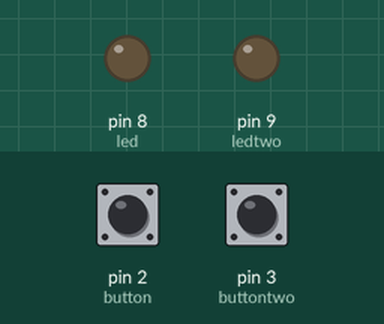
Recording of a sketch running on a simulated Arduino Uno, built with avr-gcc and run on an emulated ATmega328P. Parts: output pins drawn as LEDs (lit = HIGH). The test bench sets the inputs (shaded band); at power-on: pin 2 (button) LOW, pin 3 (buttontwo) LOW.

Above: at 4.8 s.
4.9 s: pin 2 (button) pulled HIGH for 0.15 s
At 10.6 s:
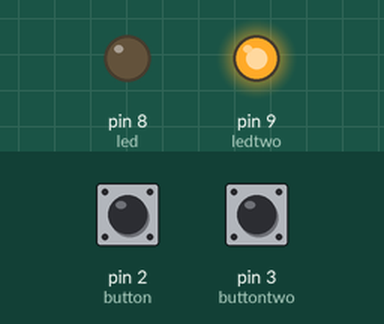
At 12.3 s:
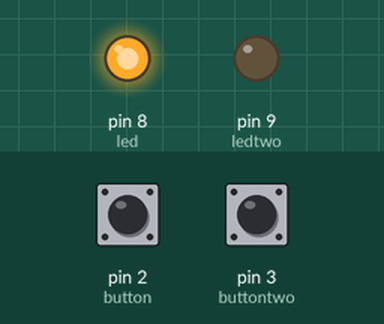
Timing chart, 0 to 14.3 s (numbered marks = the images above; inputs shaded):
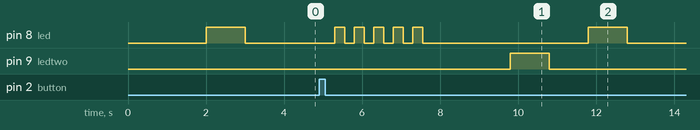

Measured:
- after the input at 4.9 s, pin 8 (led): goes 4 × (HIGH 0.25 s, LOW 0.25 s), HIGH 0.25 s, LOW 4.3 s, HIGH 1.0 s, then LOW, starting after 0.40 s; pin 9 (ledtwo): LOW → HIGH after 4.9 s, → LOW 1.0 s later

The sketch:

simonsay.ino
```cpp
    int led = 8;
    int button = 2;
    int ledtwo = 9;
    int buttontwo = 3;
    void setup() {
      pinMode(led, OUTPUT);
      pinMode(button, INPUT);
      pinMode(ledtwo, OUTPUT);
      pinMode(buttontwo, INPUT);
    }
    void mig(int a) {
      digitalWrite(led, LOW);
      digitalWrite(ledtwo, LOW);
      if (a == 1) {
        digitalWrite(led, HIGH);
        delay(1000);
        digitalWrite(led, LOW);
        delay(1000);
      }
      if (a == 2){
        digitalWrite(ledtwo, HIGH);
        delay(1000);
        digitalWrite(ledtwo, LOW);
        delay(1000);
      }
    }
    void fullmig(long a) {
      int b;
      while (a!=0) {
        b = a % 10;
        a = a/10;
        mig(b);
      }
    }
    int sborskn(){
      int x=0;
      while (x==0) {
        if (digitalRead(button) == HIGH) {
          x=1;
          while(digitalRead(button) == HIGH){}
        }
        if (digitalRead(buttontwo) == HIGH) {
          x=2;
          while(digitalRead(buttontwo) == HIGH){}
        }
      }
      delay (250);
      return x;
    }
    long soed(long a, int b){
      long c;
      long d = 0;
      while(d == 0){
        d=(long)b;
      }
      c=a*10+d;
      return c;
    }
    long sbor(int a){
      long c=0;
      int b=0;
      int x;
      for (a;a>0;a--) {
        x=0;
        b=sborskn();
        c=soed(c,b);
        b=0;
      }
      return c;
    }
    int dlinc(long a){
      int b=0;
      while(a!=0){
        b++;
        a/=10;
      }
      return b;
    }
    long chislodc(int i,long c){
      int b;
      int a=0;
      for (i; i!=0; i--){
        a=a*10+c%10;
        c/=10;
      }
      return a;
    }
    void (* resetFunc) (void) = 0;
    void prov(long a, long b){
        if(a==b){
          for (int i = 5; i!=0 ;i--){
            digitalWrite(led, HIGH);
            delay (250);
            digitalWrite(led, LOW);
            delay (250);
          }
        }
        else{
          for (int i = 5; i!=0 ;i--){
            digitalWrite(ledtwo, HIGH);
            delay (250);
            digitalWrite(ledtwo, LOW);
            delay (250);
          }
          resetFunc();
        }
    }
    long pere(long a){
        long b=0;
        while (a!=0){
          b=b*10+a%10;
          a/=10;
        }
        return b;
    }
  void loop(){
    long a=1222111221;
    int e=0;
    int c=dlinc(a);
    long b=0;
    long d=0;
    for (c;c!=0;c--){
      delay(2000);
      ++e;
      b=chislodc(e,a);
      fullmig(b);
      d=sbor(e);
      d=pere(d);
      prov(b,d);
    }
    ///committestpush23
  }
```
